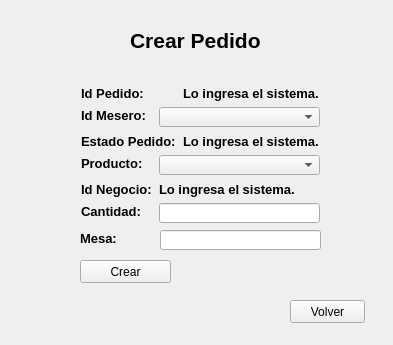
<?xml version="1.0" encoding="UTF-8"?>
<ui version="4.0">
 <class>CrearMesero</class>
 <widget class="QWidget" name="CrearMesero">
  <property name="geometry">
   <rect>
    <x>0</x>
    <y>0</y>
    <width>393</width>
    <height>345</height>
   </rect>
  </property>
  <property name="windowTitle">
   <string>Form</string>
  </property>
  <widget class="QLabel" name="labelTitulo">
   <property name="geometry">
    <rect>
     <x>130</x>
     <y>20</y>
     <width>141</width>
     <height>41</height>
    </rect>
   </property>
   <property name="font">
    <font>
     <pointsize>16</pointsize>
     <weight>75</weight>
     <bold>true</bold>
    </font>
   </property>
   <property name="text">
    <string>Crear Pedido</string>
   </property>
  </widget>
  <widget class="QLabel" name="labelIdP">
   <property name="geometry">
    <rect>
     <x>81</x>
     <y>85</y>
     <width>65</width>
     <height>16</height>
    </rect>
   </property>
   <property name="font">
    <font>
     <pointsize>10</pointsize>
     <weight>75</weight>
     <bold>true</bold>
    </font>
   </property>
   <property name="text">
    <string>Id Pedido:</string>
   </property>
  </widget>
  <widget class="QLabel" name="labelMensajeI">
   <property name="geometry">
    <rect>
     <x>183</x>
     <y>85</y>
     <width>140</width>
     <height>16</height>
    </rect>
   </property>
   <property name="font">
    <font>
     <pointsize>10</pointsize>
     <weight>75</weight>
     <bold>true</bold>
    </font>
   </property>
   <property name="text">
    <string>Lo ingresa el sistema.</string>
   </property>
  </widget>
  <widget class="QLabel" name="labelIdM">
   <property name="geometry">
    <rect>
     <x>81</x>
     <y>107</y>
     <width>70</width>
     <height>16</height>
    </rect>
   </property>
   <property name="font">
    <font>
     <pointsize>10</pointsize>
     <weight>75</weight>
     <bold>true</bold>
    </font>
   </property>
   <property name="text">
    <string>Id Mesero:</string>
   </property>
  </widget>
  <widget class="QLabel" name="labelEstado">
   <property name="geometry">
    <rect>
     <x>81</x>
     <y>133</y>
     <width>96</width>
     <height>16</height>
    </rect>
   </property>
   <property name="font">
    <font>
     <pointsize>10</pointsize>
     <weight>75</weight>
     <bold>true</bold>
    </font>
   </property>
   <property name="text">
    <string>Estado Pedido:</string>
   </property>
  </widget>
  <widget class="QLabel" name="labelMesaheE">
   <property name="geometry">
    <rect>
     <x>183</x>
     <y>133</y>
     <width>140</width>
     <height>16</height>
    </rect>
   </property>
   <property name="font">
    <font>
     <pointsize>10</pointsize>
     <weight>75</weight>
     <bold>true</bold>
    </font>
   </property>
   <property name="text">
    <string>Lo ingresa el sistema.</string>
   </property>
  </widget>
  <widget class="QLabel" name="labelProducto">
   <property name="geometry">
    <rect>
     <x>81</x>
     <y>155</y>
     <width>64</width>
     <height>16</height>
    </rect>
   </property>
   <property name="font">
    <font>
     <pointsize>10</pointsize>
     <weight>75</weight>
     <bold>true</bold>
    </font>
   </property>
   <property name="text">
    <string>Producto:</string>
   </property>
  </widget>
  <widget class="QLabel" name="labelIdN">
   <property name="geometry">
    <rect>
     <x>81</x>
     <y>181</y>
     <width>72</width>
     <height>16</height>
    </rect>
   </property>
   <property name="font">
    <font>
     <pointsize>10</pointsize>
     <weight>75</weight>
     <bold>true</bold>
    </font>
   </property>
   <property name="text">
    <string>Id Negocio:</string>
   </property>
  </widget>
  <widget class="QLabel" name="labelMeIdN">
   <property name="geometry">
    <rect>
     <x>159</x>
     <y>181</y>
     <width>140</width>
     <height>16</height>
    </rect>
   </property>
   <property name="font">
    <font>
     <pointsize>10</pointsize>
     <weight>75</weight>
     <bold>true</bold>
    </font>
   </property>
   <property name="text">
    <string>Lo ingresa el sistema.</string>
   </property>
  </widget>
  <widget class="QLabel" name="label">
   <property name="geometry">
    <rect>
     <x>81</x>
     <y>203</y>
     <width>62</width>
     <height>16</height>
    </rect>
   </property>
   <property name="font">
    <font>
     <pointsize>10</pointsize>
     <weight>75</weight>
     <bold>true</bold>
    </font>
   </property>
   <property name="text">
    <string>Cantidad:</string>
   </property>
  </widget>
  <widget class="QLineEdit" name="lineEditCantidad">
   <property name="geometry">
    <rect>
     <x>159</x>
     <y>203</y>
     <width>161</width>
     <height>20</height>
    </rect>
   </property>
  </widget>
  <widget class="QComboBox" name="comboBoxIdMesero">
   <property name="geometry">
    <rect>
     <x>159</x>
     <y>107</y>
     <width>161</width>
     <height>20</height>
    </rect>
   </property>
  </widget>
  <widget class="QComboBox" name="comboBoxProductos">
   <property name="geometry">
    <rect>
     <x>159</x>
     <y>155</y>
     <width>161</width>
     <height>20</height>
    </rect>
   </property>
  </widget>
  <widget class="QPushButton" name="botonCrear">
   <property name="geometry">
    <rect>
     <x>80</x>
     <y>260</y>
     <width>91</width>
     <height>23</height>
    </rect>
   </property>
   <property name="text">
    <string>Crear</string>
   </property>
  </widget>
  <widget class="QPushButton" name="botonVolver">
   <property name="geometry">
    <rect>
     <x>290</x>
     <y>300</y>
     <width>75</width>
     <height>23</height>
    </rect>
   </property>
   <property name="text">
    <string>Volver</string>
   </property>
  </widget>
  <widget class="QLabel" name="label_2">
   <property name="geometry">
    <rect>
     <x>80</x>
     <y>230</y>
     <width>39</width>
     <height>16</height>
    </rect>
   </property>
   <property name="font">
    <font>
     <pointsize>10</pointsize>
     <weight>75</weight>
     <bold>true</bold>
    </font>
   </property>
   <property name="text">
    <string>Mesa:</string>
   </property>
  </widget>
  <widget class="QLineEdit" name="lineEditMesa">
   <property name="geometry">
    <rect>
     <x>160</x>
     <y>230</y>
     <width>161</width>
     <height>20</height>
    </rect>
   </property>
  </widget>
 </widget>
 <resources/>
 <connections/>
</ui>
